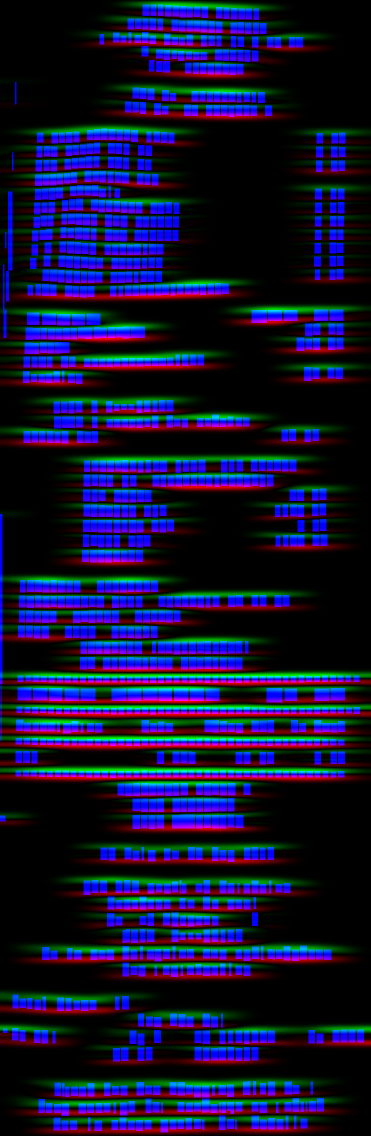
#> input picture src/line_extract/_seeds.png, 742 x 2272 px (shown at 1/2 size); its folder holds only this picture in this run
$ python -i testresolution.py   (imports and definitions only)
#> lines starting #> are read from the running program, lines starting #| are printed output that depends on the picture
#> further down, picture is the input picture: shape (2272, 742, 3); mean B, G, R 53.3, 19.8, 19.4
#> slider 'blur1' is set to 3
#> slider 'blur2' is set to 10
'''
Created on Nov 7, 2017

@author: loitg
'''

import os
import cv2
import numpy as np
from classify.common import sharpen, sauvola, ASHOW
from skimage.filters import gaussian

receiptpath = '/home/loitg/Downloads/complex-bg/'

def sharpen(binimg, blur1, blur2, alpha):
#> called with blur1 = 0.3, blur2 = 1, alpha = 2
    blurred_l= gaussian(binimg, blur1)
#     blurred_l= gaussian(binimg,0.8) CMND
    filter_blurred_l = gaussian(blurred_l, blur2)
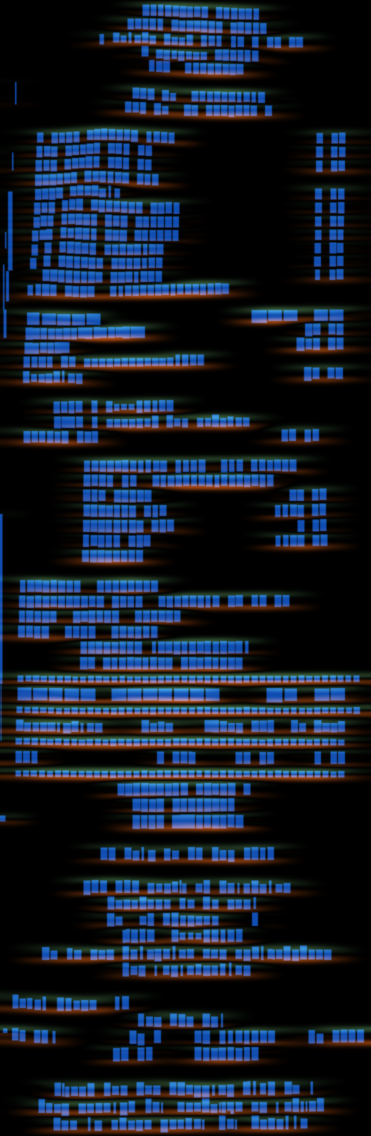
#> filter_blurred_l: shape (2272, 742, 3) float64 (shown at 1/2 size); mean B, G, R 0.169, 0.117, 0.0843
#     filter_blurred_l = gaussian(blurred_l, 0.4)  # CMND
    return blurred_l + alpha * (blurred_l - filter_blurred_l)
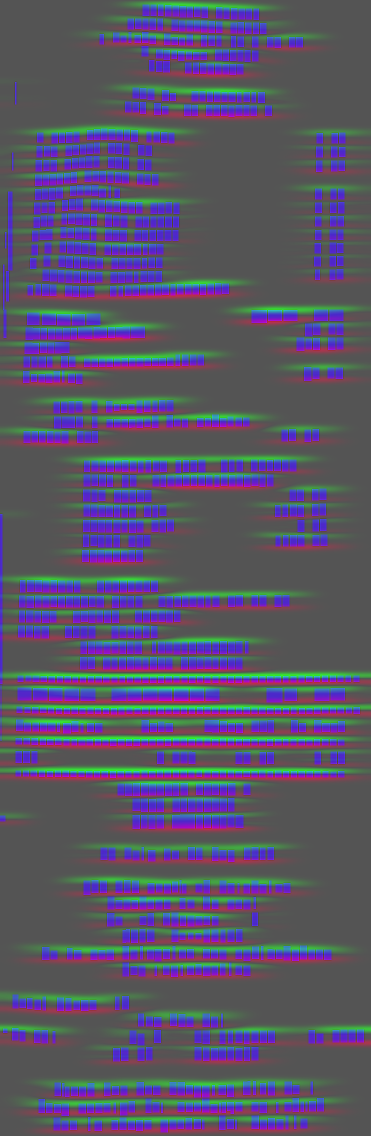
#> returned value: shape (2272, 742, 3) float64 (shown at 1/2 size); mean of channels 0, 1, 2 0.287, 0.000733, 0.0596; drawn with min black and max white

def invespic(rawimg):
    def nothing(x):
        pass
    cv2.namedWindow('image')
    cv2.createTrackbar('blur1','image',0,10,nothing)
    cv2.createTrackbar('blur2','image',0,10,nothing)
    cv2.createTrackbar('alpha','image',2,50,nothing)

    while(1):
        blur1 = cv2.getTrackbarPos('blur1','image')/10.0
        blur2 = cv2.getTrackbarPos('blur2','image')/10.0
        alpha = cv2.getTrackbarPos('alpha','image')

        img = sharpen(rawimg, blur1, blur2, alpha)

#         img = gaussian(rawimg, blur1*2)


#> (the run stopped early here; a loop or call above may not have finished)
